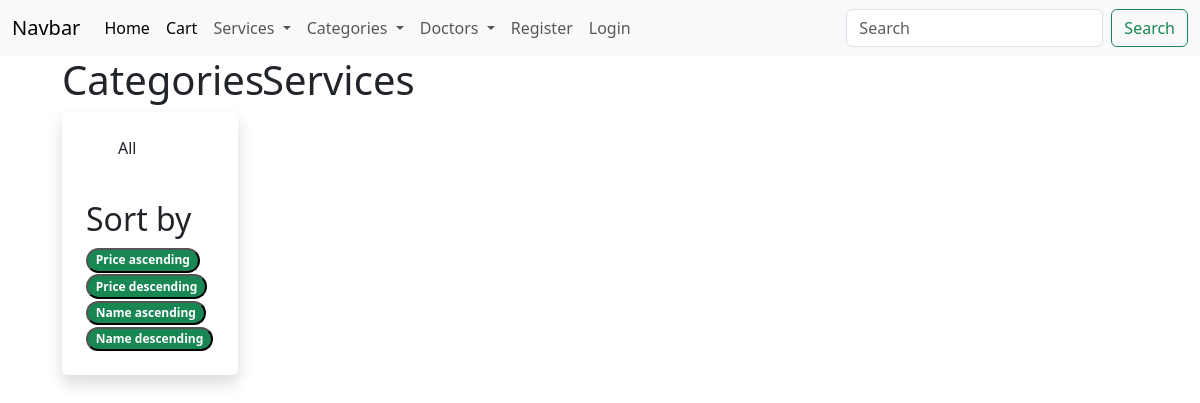
/services/, run on an earlier commit of the app's database.
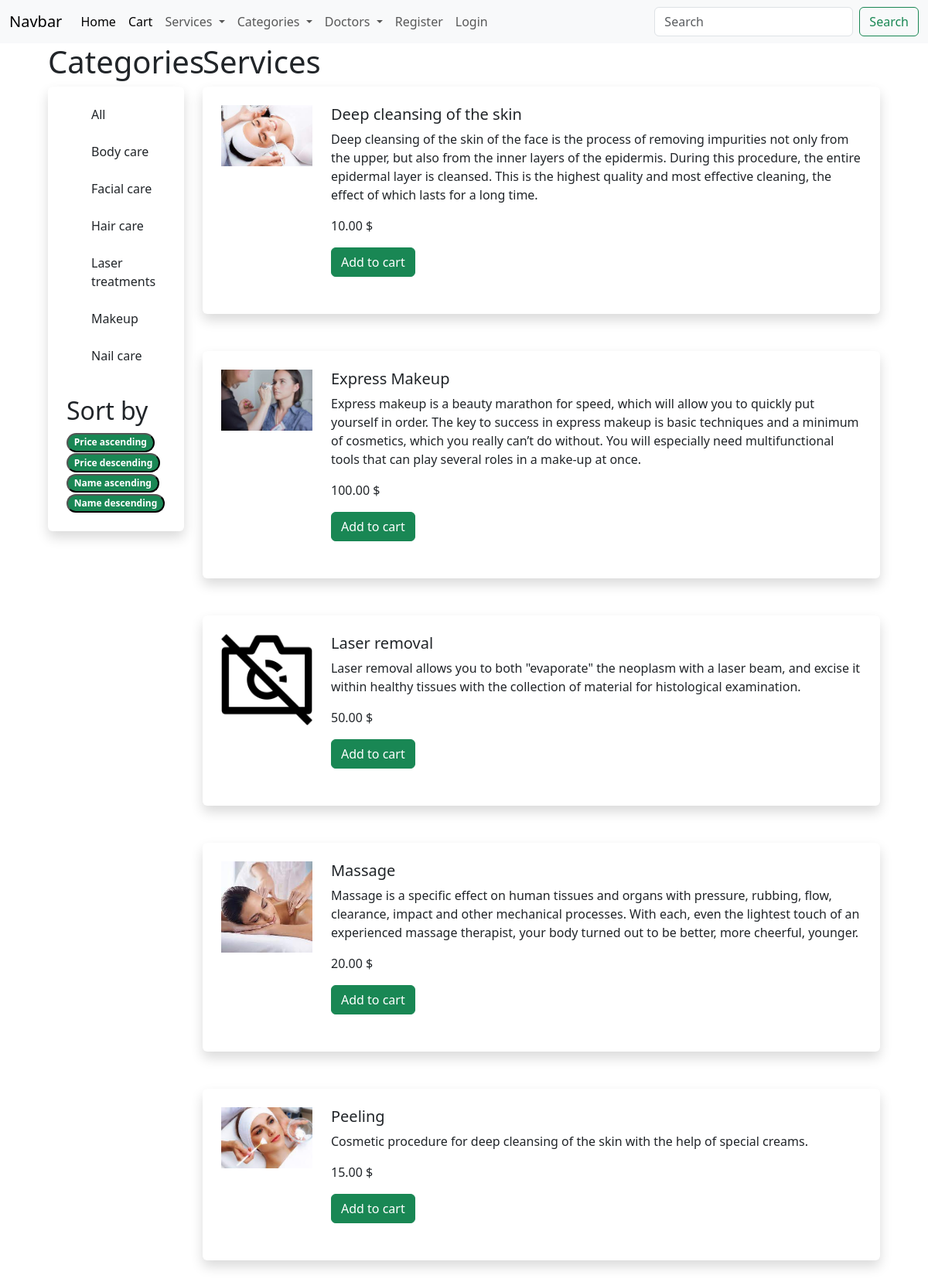
And on a later commit of the database.
### beautyapp/models.py (models this page shows, shortened)
class Category(models.Model):
    name = models.CharField(max_length=200, db_index=True)
    slug = models.SlugField(max_length=200, db_index=True, unique=True)
    created = models.DateTimeField(auto_now_add=True)
    class Meta:
        ordering = ('name',)
        verbose_name = 'Category'
        verbose_name_plural = 'Categories'
    def get_absolute_url(self):
        return reverse('service_list_by_category', args=[self.slug])

class Service(models.Model):
    category = models.ForeignKey(Category, related_name='services', on_delete=models.CASCADE)
    name = models.CharField(max_length=200, db_index=True)
    slug = models.SlugField(max_length=200, db_index=True)
    image = models.ImageField(
        upload_to='images/%Y/%m/%d', blank=True, null=True, default='images/no_image.png')
    description = models.TextField(blank=True)
    price = models.DecimalField(max_digits=10, decimal_places=2)
    available = models.BooleanField(default=True)
    created = models.DateTimeField(auto_now_add=True)
    updated = models.DateTimeField(auto_now=True)
    class Meta:
        ordering = ('name',)
        index_together = (('id', 'slug'),)

### beautyapp/views.py (the view)
# urls.py: path('services/', views.service_list, name='service_list'),
def service_list(request, category_slug=None):
    categories = Category.objects.all()
    services = Service.objects.filter()
    if category_slug:
        category = get_object_or_404(Category, slug=category_slug)
        services = services.filter(category=category)
    sort = request.GET.get('sort')
    if sort == 'name_ascending':
        services = services.order_by('name')
    elif sort == 'name_descending':
        services = services.order_by('-name')
    elif sort == 'price_ascending':
        services = services.order_by('price')
    elif sort == 'price_descending':
        services = services.order_by('-price')
    context = {
        'categories': categories,
        'services': services,
        'cart_service_form': CartAddServiceForm()
    }
    return render(request, 'services/service_list.html', context)

### cart/forms.py
class CartAddServiceForm(forms.Form):
    update = forms.BooleanField(required=False, initial=False, widget=forms.HiddenInput)

### beautyapp/templates/services/service_list.html (shortened to what this page needs)
{% extends 'beautyapp/base.html' %}
{% block content %}
<div class="container-fluid">
    <div class="row justify-content-center">
        <div class="col-2">
            <h1>Categories</h1>
            <div class="shadow p-4 mb-5 bg-body rounded">
                <ul>
                    <li class="list-group-item">
                        <a href="{% url 'service_list' %}"
                           class="list-group-item list-group-item-action">All</a>
                    </li>
                    {% for category in categories %}
                    <br>
                    <li class="list-group-item">
                        <a href="{{ category.get_absolute_url }}"
                           class="list-group-item list-group-item-action"> {{ category.name }}</a>
                    </li>
                    {% endfor %}
                </ul>
                <br>
                <h2>Sort by</h2>
                <form action="{{ request.get_full_path }}" method="get">
                    <button class="badge rounded-pill text-bg-success" name="sort" type="submit"
                            value="price_ascending">Price
                        ascending
                    </button>
                    <br>
                    <button class="badge rounded-pill text-bg-success" name="sort" type="submit"
                            value="price_descending">Price
                        descending
                    </button>
                    <br>
                    <button class="badge rounded-pill text-bg-success" name="sort" type="submit" value="name_ascending">
                        Name
                        ascending
                    </button>
                    <br>
                    <button class="badge rounded-pill text-bg-success" name="sort" type="submit"
                            value="name_descending">Name
                        descending
                    </button>
                </form>
            </div>
        </div>
        <div class="col-9">
            <h1>Services</h1>
            {% for service in services %}
            <div class="shadow p-4 mb-5 bg-body rounded">
                <div class="row">
                    <div class="col-2">
                        {% if service.image %}
                        <img class="card-img-top" src="{{ service.image.url }}" alt="Card image cap">
                        {% endif %}
                    </div>
                    <div class="col-10">
                        <h5>{{ service.name }}</h5>
                        <p>{{ service.description }}</p>
                        <p>{{ service.price }} $</p>
                        <form action="{% url 'cart:cart_add' service.id %}" method="post">
                        <input type="submit" value="Add to cart" class="btn btn-success">
                        </form>
                        <br>
                    </div>
                </div>
            </div>
            {% endfor %}
        </div>
    </div>
</div>
{% endblock %}

### beautyapp/templates/beautyapp/base.html (shortened to what this page needs)
<!doctype html>
<html lang="en">
<head>
    <link href="https://cdn.jsdelivr.net/npm/bootstrap@5.3.0/dist/css/bootstrap.min.css" rel="stylesheet"
>
    {% include 'beautyapp/navbar.html' %}
</head>
<body>
{%block content %}
{% endblock %}
</body>
</html>

### beautyapp/templates/beautyapp/navbar.html (shortened to what this page needs)
<div>
    <nav class="navbar navbar-expand-lg bg-body-tertiary">
        <div class="container-fluid">
            <a class="navbar-brand" href="#">Navbar</a>
            <div class="collapse navbar-collapse" id="navbarSupportedContent">
                <ul class="navbar-nav me-auto mb-2 mb-lg-0">
                    <li class="nav-item">
                        <a class="nav-link active" aria-current="page" href="{% url 'index' %}">Home</a>
                    </li>
                    <li class="nav-item">
                        <a class="nav-link active" aria-current="page" href="{% url 'cart:cart_detail' %}">Cart</a>
                    </li>
                    <li class="nav-item dropdown">
                        <a class="nav-link dropdown-toggle" href="#" role="button" data-bs-toggle="dropdown"
                           aria-expanded="false">
                            Services
                        </a>
                    </li>
                    <li class="nav-item dropdown">
                        <a class="nav-link dropdown-toggle" href="#" role="button" data-bs-toggle="dropdown"
                           aria-expanded="false">
                            Categories
                        </a>
                    </li>
                    <li class="nav-item dropdown">
                        <a class="nav-link dropdown-toggle" href="#" role="button" data-bs-toggle="dropdown"
                           aria-expanded="false">
                            Doctors
                        </a>
                    </li>
                    {% if user.is_authenticated %}
                    <li class="nav-item">
                        <a class="nav-link" href="{% url 'logout' %}">Logout</a>
                    </li>
                    {% else %}
                    <li class="nav-item">
                        <a class="nav-link" href="{% url 'register' %}">Register</a>
                    </li>
                    <li class="nav-item">
                        <a class="nav-link" href="{% url 'login' %}">Login</a>
                    </li>
                    {% endif %}
                </ul>
                <form class="d-flex" role="search">
                    <input class="form-control me-2" type="search" placeholder="Search" aria-label="Search">
                    <button class="btn btn-outline-success" type="submit">Search</button>
                </form>
            </div>
        </div>
    </nav>
</div>

What changed in the data, as far as the page shows it:
added Category: name "Body care"
added Category: name "Facial care"
added Category: name "Hair care"
added Category: name "Laser treatments"
added Category: name "Makeup"
added Category: name "Nail care"
added Service: image (picture), name "Deep cleansing of the skin", description "Deep cleansing of the skin of the face is the process of removing impurities not only from the upper, but also from the inner layers of the epidermis. During this procedure, the entire epidermal layer is cleansed. This is the highest quality and most effective cleaning, the effect of which lasts for a long time.", price "10.00"
added Service: image (picture), name "Express Makeup", description "Express makeup is a beauty marathon for speed, which will allow you to quickly put yourself in order. The key to success in express makeup is basic techniques and a minimum of cosmetics, which you really can’t do without. You will especially need multifunctional tools that can play several roles in a make-up at once.", price "100.00"
added Service: image (placeholder picture), name "Laser removal", description "Laser removal allows you to both \"evaporate\" the neoplasm with a laser beam, and excise it within healthy tissues with the collection of material for histological examination.", price "50.00"
added Service: image (picture), name "Massage", description "Massage is a specific effect on human tissues and organs with pressure, rubbing, flow, clearance, impact and other mechanical processes. With each, even the lightest touch of an experienced massage therapist, your body turned out to be better, more cheerful, younger.", price "20.00"
added Service: image (picture), name "Peeling", description "Cosmetic procedure for deep cleansing of the skin with the help of special creams.", price "15.00"
